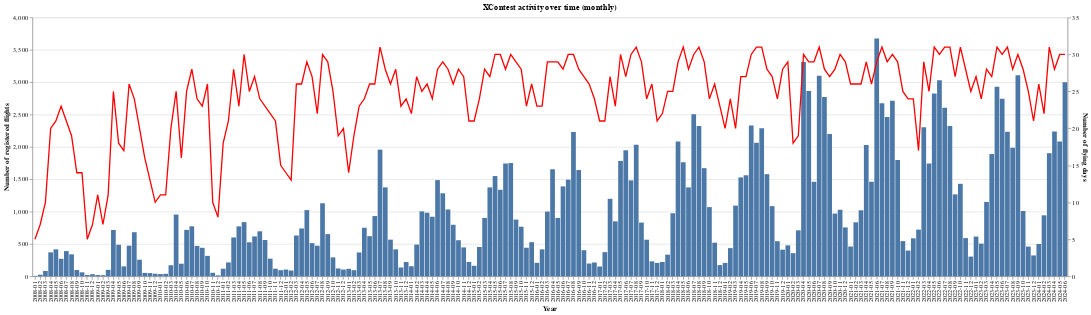

Write notebook code for a chart like this one.
### Code cell
query = """
WITH flights AS (
    SELECT
        *,
        TO_CHAR(date, 'YYYY-MM') as month
    FROM source.flights
)
SELECT
    month,
    COUNT(*) AS total_flights,
    COUNT(DISTINCT date) AS flying_days
FROM flights
GROUP BY month
ORDER BY month
"""
df = pd.read_sql(query, engine)
base = alt.Chart(df).encode(
    x=alt.X('month:N', axis=alt.Axis(title='Year')),
    tooltip=['month:N', 'total_flights:Q', 'flying_days:Q']
)
bar = base.mark_bar().encode(
    y=alt.Y('total_flights:Q', axis=alt.Axis(title='Number of registered flights'))
)
line1 = base.mark_line(color='red').encode(
    y=alt.Y('flying_days:Q', axis=alt.Axis(title='Number of flying days')),
).transform_calculate(
    var2='datum.flying_days'
)
combined = alt.layer(bar, line1).resolve_scale(
    y='independent'
).properties(
    width=1600,
    height=400,
    title="XContest activity over time (monthly)"
)
combined.show()

### Figure 1 — Vega-Lite specification as saved in the notebook (floating-point values rounded to 4 significant figures; data arrays with more than 128 entries replaced by an {"elided": "..."} marker saying what was removed)
{"$schema": "https://vega.github.io/schema/vega-lite/v5.17.0.json", "config": {"view": {"continuousHeight": 300, "continuousWidth": 300}}, "data": {"name": "data-43a53c590231524596675ada4027489b"}, "datasets": {"data-43a53c590231524596675ada4027489b": {"elided": "198 records"}}, "height": 400, "layer": [{"encoding": {"tooltip": [{"field": "month", "type": "nominal"}, {"field": "total_flights", "type": "quantitative"}, {"field": "flying_days", "type": "quantitative"}], "x": {"axis": {"title": "Year"}, "field": "month", "type": "nominal"}, "y": {"axis": {"title": "Number of registered flights"}, "field": "total_flights", "type": "quantitative"}}, "mark": {"type": "bar"}}, {"encoding": {"tooltip": [{"field": "month", "type": "nominal"}, {"field": "total_flights", "type": "quantitative"}, {"field": "flying_days", "type": "quantitative"}], "x": {"axis": {"title": "Year"}, "field": "month", "type": "nominal"}, "y": {"axis": {"title": "Number of flying days"}, "field": "flying_days", "type": "quantitative"}}, "mark": {"color": "red", "type": "line"}, "transform": [{"as": "var2", "calculate": "datum.flying_days"}]}], "resolve": {"scale": {"y": "independent"}}, "title": "XContest activity over time (monthly)", "width": 1600}
